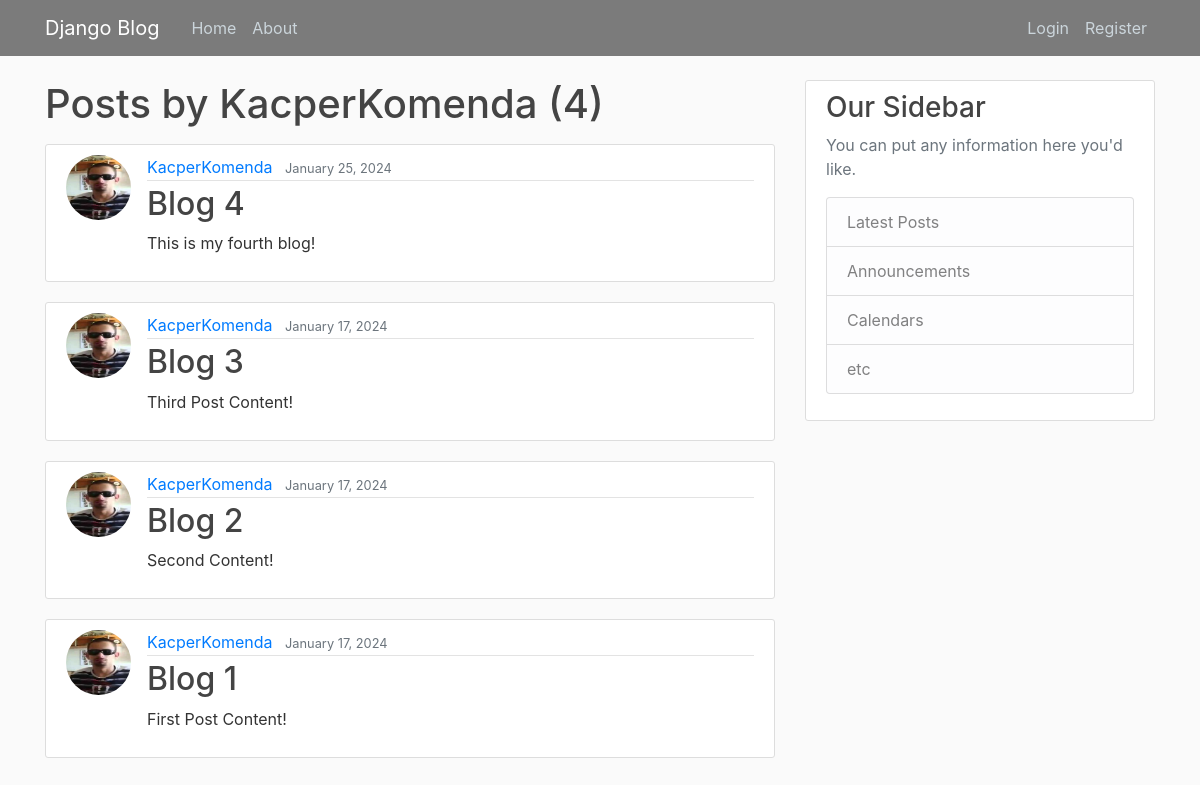
The page /user/KacperKomenda on the database as committed earlier.
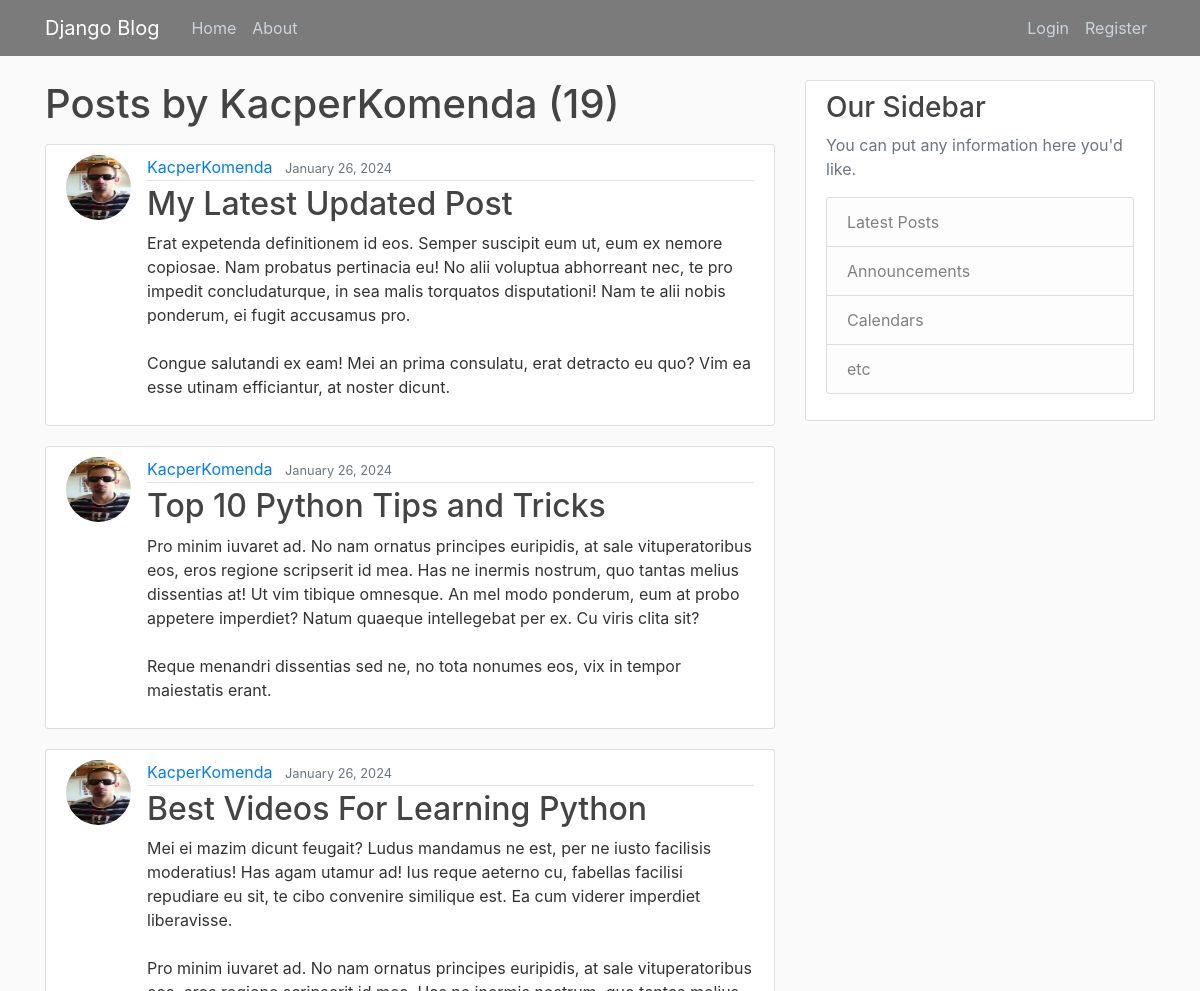
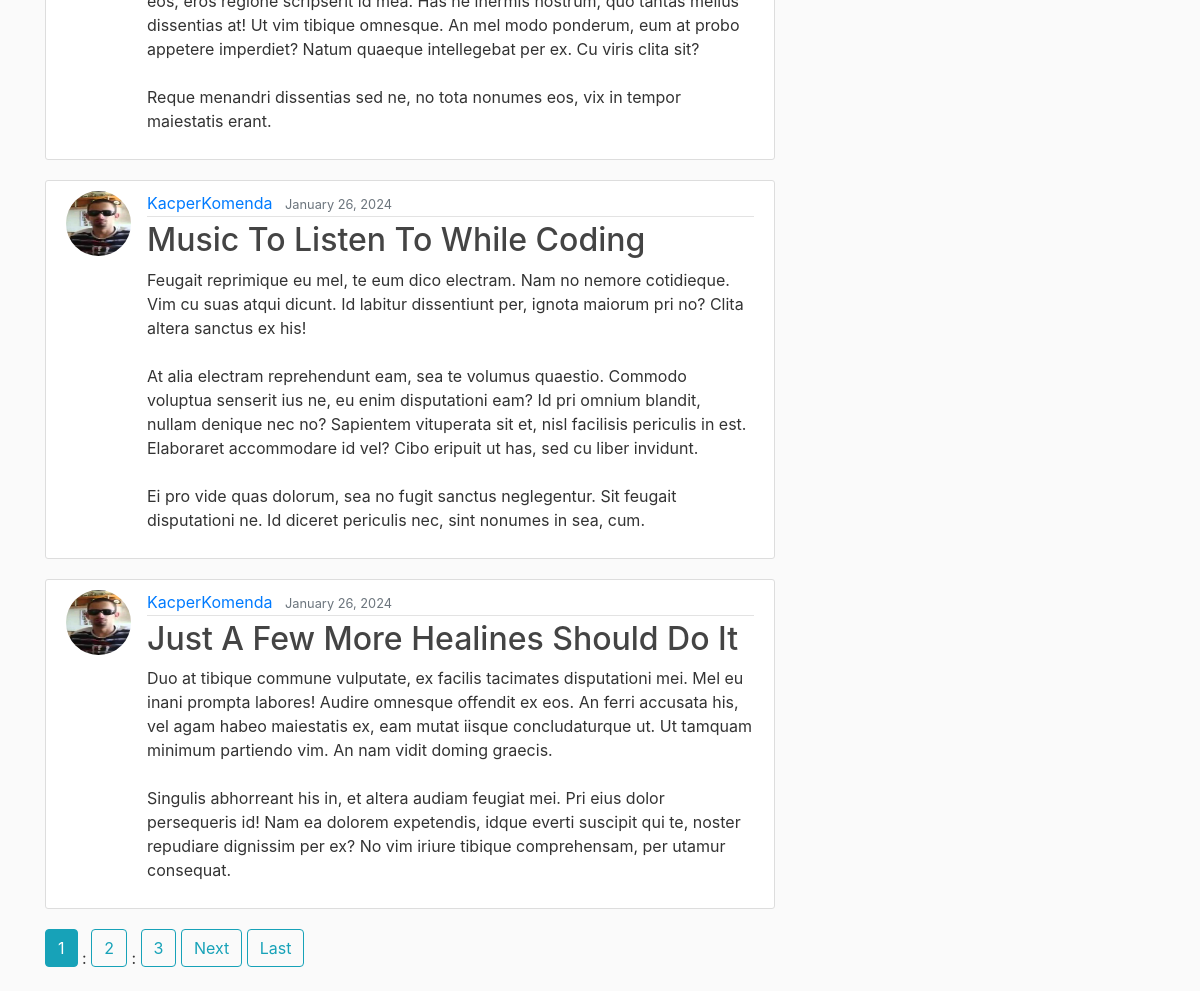
The same page on the database as committed later (2 pictures, top to bottom).
### main/models.py (models this page shows, shortened)
class Post(models.Model):
    title = models.CharField(max_length = 100)
    content = models.TextField()
    date_posted = models.DateTimeField(default = timezone.now)
    author = models.ForeignKey(User, on_delete=models.CASCADE) #Jeśli user usunięty, to post też

### users/models.py (models this page shows, shortened)
class Profile(models.Model):
    user = models.OneToOneField(User, on_delete=models.CASCADE) #CASCADE - jeśli user usunięty, usuń posty, nie na odwrót
    image = models.ImageField(default='default.jpg', upload_to='profile_pics')

### main/views.py (the view)
# urls.py: path('user/<str:username>', UserPostListView.as_view(), name="user-posts"),
class UserPostListView(ListView):
    model = Post
    template_name = 'main/user_posts.html'
    context_object_name = 'posts'
    ordering = ['-date_posted'] # date_posted jeśli chcemy od najstarszego
    paginate_by = 5
    def get_queryset(self):
        user = get_object_or_404(User, username=self.kwargs.get('username'))
        return Post.objects.filter(author=user).order_by('-date_posted')

### main/templates/main/user_posts.html (shortened to what this page needs)
{% extends "main/base.html" %}
{% block content %}
    <h1 class="mb-3">Posts by {{ view.kwargs.username }} ({{ page_obj.paginator.count }})</h1>
    {% for post in posts %}
        <article class="media content-section">
            <img class ="rounded-circle article-img" src="{{ post.author.profile.image.url }}">
            <div class="media-body">
            <div class="article-metadata">
                <a class="mr-2" href="{% url 'user-posts' post.author.username %}">{{ post.author }}</a>
                <small class="text-muted">{{ post.date_posted|date:"F d, Y" }}</small>
            </div>
            <h2><a class="article-title" href="{% url 'post-detail' post.id %}">{{ post.title }}</a></h2>
            <p class="article-content">{{ post.content }}</p>
            </div>
        </article>
    {% endfor %}
    {% if is_paginated %}
        {% for num in page_obj.paginator.page_range %}
            {% if page_obj.number == num %}
                <a class="btn btn-info mb-4" href="?page={{ num }}">{{ num }}</a>
            {% elif num > page_obj.number|add:'-3' and num < page_obj.number|add:'3'%}:
            <a class="btn btn-outline-info mb-4" href="?page={{ num }}">{{ num }}</a>
            {% endif %}
        {% endfor %}
        {% if page_obj.has_next %}
            <a class="btn btn-outline-info mb-4" href="?page={{ page_obj.next_page_number}}">Next</a>
            <a class="btn btn-outline-info mb-4" href="?page={{ page_obj.paginator.num_pages }}">Last</a>
        {% endif %}
    {% endif %}
{% endblock content %}

Rows that differ between the two databases and show on the page:
no longer on this page (row unchanged): Post: author.profile.image (picture), author "KacperKomenda", date_posted "January 25, 2024", title "Blog 4", content "This is my fourth blog!"
no longer on this page (row unchanged): Post: author.profile.image (picture), author "KacperKomenda", date_posted "January 17, 2024", title "Blog 3", content "Third Post Content!"
no longer on this page (row unchanged): Post: author.profile.image (picture), author "KacperKomenda", date_posted "January 17, 2024", title "Blog 2", content "Second Content!"
no longer on this page (row unchanged): Post: author.profile.image (picture), author "KacperKomenda", date_posted "January 17, 2024", title "Blog 1", content "First Post Content!"
added Post: author.profile.image (picture), author "KacperKomenda", date_posted "January 26, 2024", title "My Latest Updated Post", content "Erat expetenda definitionem id eos. Semper suscipit eum ut, eum ex nemore copiosae. Nam probatus pertinacia eu! No alii voluptua abhorreant nec, te pro impedit concludaturque, in sea malis torquatos disputationi! Nam te alii nobis ponderum, ei fugit accusamus pro. Congue salutandi ex eam! Mei an prima consulatu, erat detracto eu quo? Vim ea esse utinam efficiantur, at noster dicunt."
added Post: author.profile.image (picture), author "KacperKomenda", date_posted "January 26, 2024", title "Top 10 Python Tips and Tricks", content "Pro minim iuvaret ad. No nam ornatus principes euripidis, at sale vituperatoribus eos, eros regione scripserit id mea. Has ne inermis nostrum, quo tantas melius dissentias at! Ut vim tibique omnesque. An mel modo ponderum, eum at probo appetere imperdiet? Natum quaeque intellegebat per ex. Cu viris clita sit? Reque menandri dissentias sed ne, no tota nonumes eos, vix in tempor maiestatis erant."
added Post: author.profile.image (picture), author "KacperKomenda", date_posted "January 26, 2024", title "Best Videos For Learning Python", content "Mei ei mazim dicunt feugait? Ludus mandamus ne est, per ne iusto facilisis moderatius! Has agam utamur ad! Ius reque aeterno cu, fabellas facilisi repudiare eu sit, te cibo convenire similique est. Ea cum viderer imperdiet liberavisse. Pro minim iuvaret ad. No nam ornatus principes euripidis, at sale vituperatoribus eos, eros regione scripserit id mea. Has ne inermis nostrum, quo tantas melius dissentias at! Ut vim tibique omnesque. An mel modo ponderum, eum at probo appetere imperdiet? Natum quaeque intellegebat per ex. Cu viris clita sit? Reque menandri dissentias sed ne, no tota nonumes eos, vix in tempor maiestatis erant."
added Post: author.profile.image (picture), author "KacperKomenda", date_posted "January 26, 2024", title "Music To Listen To While Coding", content "Feugait reprimique eu mel, te eum dico electram. Nam no nemore cotidieque. Vim cu suas atqui dicunt. Id labitur dissentiunt per, ignota maiorum pri no? Clita altera sanctus ex his! At alia electram reprehendunt eam, sea te volumus quaestio. Commodo voluptua senserit ius ne, eu enim disputationi eam? Id pri omnium blandit, nullam denique nec no? Sapientem vituperata sit et, nisl facilisis periculis in est. Elaboraret accommodare id vel? Cibo eripuit ut has, sed cu liber invidunt. Ei pro vide quas dolorum, sea no fugit sanctus neglegentur. Sit feugait disputationi ne. Id diceret periculis nec, sint nonumes in sea, cum."
added Post: author.profile.image (picture), author "KacperKomenda", date_posted "January 26, 2024", title "Just A Few More Healines Should Do It", content "Duo at tibique commune vulputate, ex facilis tacimates disputationi mei. Mel eu inani prompta labores! Audire omnesque offendit ex eos. An ferri accusata his, vel agam habeo maiestatis ex, eam mutat iisque concludaturque ut. Ut tamquam minimum partiendo vim. An nam vidit doming graecis. Singulis abhorreant his in, et altera audiam feugiat mei. Pri eius dolor persequeris id! Nam ea dolorem expetendis, idque everti suscipit qui te, noster repudiare dignissim per ex? No vim iriure tibique comprehensam, per utamur consequat."
Other text that changed with them:
{{ page_obj.paginator.count }}: "4" → "19"
new list line: "1"
new list line: ": 2"
new list line: ": 3"
text now shown: "Next Last"
